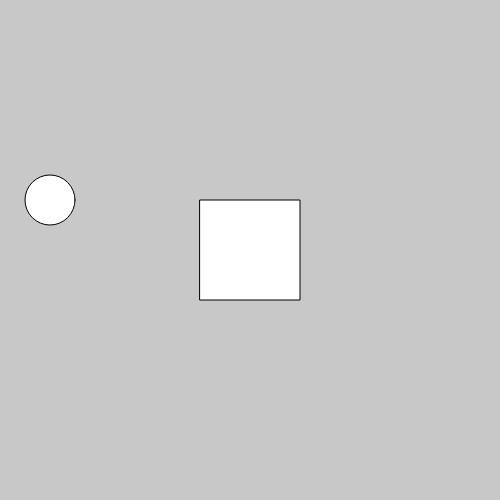
Frame 1 (no input)
Frame 60 (no input): identical to frame 1, image omitted
Frame 120 (the mouse pressed at the canvas centre since frame 60): identical to frame 1, image omitted

The p5.js sketch that drew this single still picture (run headless with seeded random() and noise() and a simulated clock; from frame 60 on, the mouse is pressed at the canvas centre):

// p5.js sketch
// ── sketch.js
var prodRules, axiom, box, playerX, playerY, npc;
function setup() {
	createCanvas(500, 500);
	background(200);

	//modify these results later
	var aResults = ["BC", "CD", "D"];
	var bResults = ["AC", "CA", "DD"];
	var cResults = ["BA", "DC", "DB"];
	var dResults = ["AA", "C", "BD"];
	var aA = new rules("A", aResults);
	var bB = new rules("B", bResults);
	var cC = new rules("C", cResults);
	var dD = new rules("D", dResults);
	var array = [aA, bB, cC, dD];
	prodRules = new GenerativeGrammar(array);
	axiom = "A";
	box = new DialogBox(350);

	npc = new NPC(axiom, prodRules, box, width/2, height/2);

	playerX = 50;
	playerY = 200;
}

function draw() {
	background(200);
	npc.displayNPC(playerX, playerY);
	circle(playerX, playerY, 50);

	if(keyIsDown(87)) { //W (move forward)
		playerY-=2;
	}
	if(keyIsDown(65)) { //A (move left)
		playerX-=2;
	}
	if(keyIsDown(83)) { //S (move back)
		playerY+=2;
	}
	if(keyIsDown(68)) { //D (move right)
		playerX+=2;
	}
}

function keyPressed() {
	if (keyCode == 89) { //Y
		npc.increaseVariable();
		axiom = prodRules.iterate(axiom);
	}
	if (keyCode == 78) { //N
		axiom = "A";
		npc.resetVariable();
	}
}
// ── dialog.js
class DialogBox {
	constructor(posY) {
		this.posY = posY;
	}

	makeDialog(stringWow) {
		textSize(15);
		var stringYes = stringWow.split("");
		var string = "";

		//Make the new string to display!
		for(var x = 0; x < stringYes.length; x++) {
			string += stringYes[x] + " ";
		}
		
		rect(10, this.posY, width-20, height/4);
		text(string, 10, this.posY, width-20, height/4);
	}

	displayDialog(string) {
		textSize(15);
		rect(10, this.posY, width-20, height/4);
		text(string, 10, this.posY, width-20, height/4);
	}
}
// ── npc.js
class NPC {
	constructor(axiom, rules, dialogBox, xPos, yPos) {
		this.axiom = axiom;
		this.rules = rules;
		this.dialogBox = dialogBox;
		this.xPos = xPos;
		this.yPos = yPos;
		this.variable = 0;
	}

	displayNPC(playerX, playerY) {
		rect(this.xPos - 50, this.yPos - 50, 100, 100);

		if(playerX > this.xPos - 100 && playerX < this.xPos + 100 && playerY > this.yPos - 100 && playerY < this.yPos + 100) {
			this.displayText();
		}
	}

	displayText() {
		if(this.variable < 1) {
			this.dialogBox.displayDialog("Would you like to hear a very, VERY abstract and unfinished story?");
		}
		else {
			this.dialogBox.makeDialog(axiom);
		}
	}

	increaseVariable() {
		this.variable++;
	}

	resetVariable() {
		this.varible = 0;
	}
}
// ── parser.js
function rules(base, results){
	this.base = base; //string
	this.results = results; //array of strings
}

class GenerativeGrammar{
	constructor(prodRules) {
		this.prodRules = prodRules; //array of rules
	}

	iterate(string) {
		var stringArray = string.split("");
		var newString = "";
		for(var stringPos = 0; stringPos < stringArray.length; stringPos++) {
			var arrayPos = 0;
			//find the position of the right rule;
			while(arrayPos < this.prodRules.length) {
				if(stringArray[stringPos] == this.prodRules[arrayPos].base) {
					break;
				}
				arrayPos++;
			}
			//Non-deterministic because of random
			newString += this.prodRules[arrayPos].results[Math.round((random() * (this.prodRules[arrayPos].results.length - 1)))];
		}
		return newString;
	}
}
